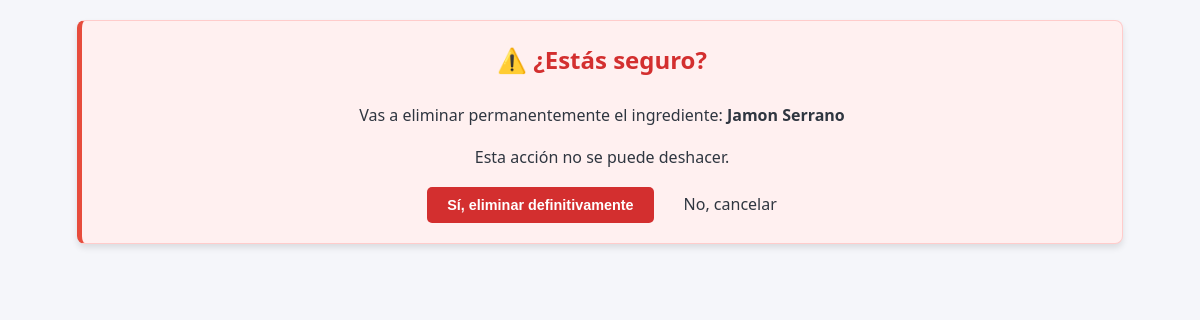
The app's page /ingredientes/1/eliminar, older data.
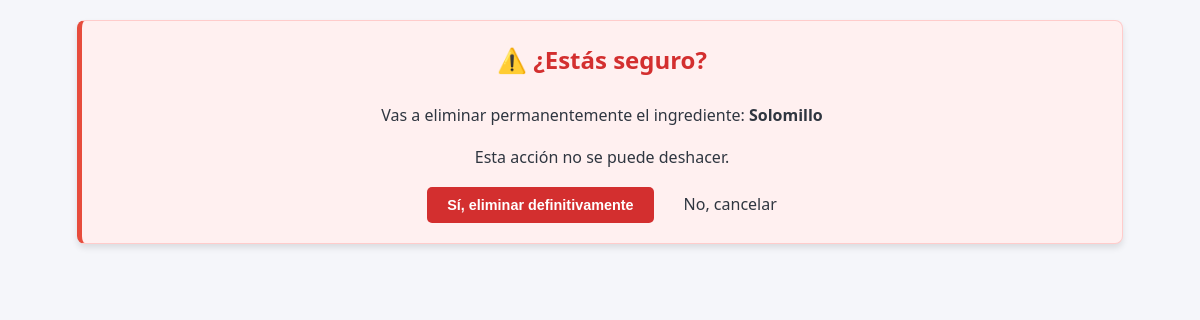
The same page, newer data.
### recetasApp/models.py (models this page shows, shortened)
class Ingrediente(models.Model):
    nombre=models.CharField(max_length=100)
    categoria=models.ForeignKey(CategoriaIngrediente, on_delete=models.CASCADE)
    lactosa=models.ForeignKey(Lactosa, on_delete=models.CASCADE,default=False)
    cantidad=models.ForeignKey(Cantidad, on_delete=models.CASCADE)

### recetasApp/views.py (the view)
# urls.py: path('ingredientes/<int:pk>/eliminar',views.ingrediente_eliminar,name='ingrediente_eliminar'),
def ingrediente_eliminar(request, pk):
    ingrediente=get_object_or_404(Ingrediente,pk=pk)
    if request.method=='POST':
        ingrediente.delete()
        return redirect('ingredientes_list')
    else:
        return render(request,'recetasApp/ingrediente_eliminar.html',{'ingrediente':ingrediente})

### recetasApp/templates/recetasApp/ingrediente_eliminar.html (shortened to what this page needs)
{% extends 'recetasApp/base.html' %}
{% block content %}
    <div class="alert-danger">
    <h2 style="color: #d32f2f;">⚠️ ¿Estás seguro?</h2>
    <p>Vas a eliminar permanentemente el ingrediente: <strong>{{ ingrediente.nombre }}</strong></p>
    <p>Esta acción no se puede deshacer.</p>
    <form method="post">
        <button type="submit" style="background-color: #d32f2f; color: white; padding: 10px 20px; border: none; cursor: pointer;">
            Sí, eliminar definitivamente
        </button>
        <a href="{% url 'ingredientes_list' %}" style="margin-left: 15px;">
        No, cancelar
        </a>
    </form>
    </div>
{% endblock %}

Row changes from the older to the newer data that the page shows:
changed Ingrediente: nombre "Jamon Serrano" → "Solomillo"
